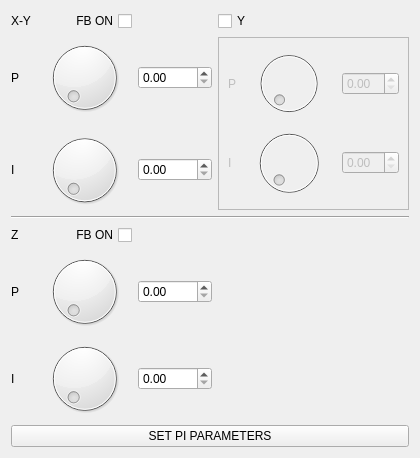
             <widget class="QWidget" name="piPage">
              <property name="geometry">
               <rect>
                <x>0</x>
                <y>0</y>
                <width>420</width>
                <height>458</height>
               </rect>
              </property>
              <attribute name="label">
               <string>PI controller parameters</string>
              </attribute>
              <layout class="QGridLayout" name="piGrid" columnstretch="1,9,7,18">
               <item row="7" column="1">
                <widget class="QDial" name="zIDial"/>
               </item>
               <item row="3" column="1">
                <widget class="QDial" name="xyIDial"/>
               </item>
               <item row="6" column="0">
                <widget class="QLabel" name="zPLab">
                 <property name="text">
                  <string>P</string>
                 </property>
                </widget>
               </item>
               <item row="1" column="3" rowspan="3">
                <widget class="QFrame" name="yPiFrame">
                 <property name="enabled">
                  <bool>false</bool>
                 </property>
                 <property name="frameShape">
                  <enum>QFrame::StyledPanel</enum>
                 </property>
                 <property name="frameShadow">
                  <enum>QFrame::Raised</enum>
                 </property>
                 <layout class="QGridLayout" name="yPiGrid">
                  <item row="0" column="1">
                   <widget class="QDial" name="yOptPDial"/>
                  </item>
                  <item row="0" column="0">
                   <widget class="QLabel" name="yOptPLab">
                    <property name="text">
                     <string>P</string>
                    </property>
                   </widget>
                  </item>
                  <item row="1" column="0">
                   <widget class="QLabel" name="yOptILab">
                    <property name="text">
                     <string>I</string>
                    </property>
                   </widget>
                  </item>
                  <item row="1" column="1">
                   <widget class="QDial" name="yOptIDial"/>
                  </item>
                  <item row="0" column="2">
                   <widget class="QDoubleSpinBox" name="yOptPNumDbl"/>
                  </item>
                  <item row="1" column="2">
                   <widget class="QDoubleSpinBox" name="yOptINumDbl"/>
                  </item>
                 </layout>
                </widget>
               </item>
               <item row="1" column="1">
                <widget class="QDial" name="xyPDial"/>
               </item>
               <item row="5" column="0">
                <widget class="QLabel" name="zLab">
                 <property name="text">
                  <string>Z</string>
                 </property>
                </widget>
               </item>
               <item row="3" column="2">
                <widget class="QDoubleSpinBox" name="xyINumDbl"/>
               </item>
               <item row="1" column="0">
                <widget class="QLabel" name="xyPLab">
                 <property name="text">
                  <string>P</string>
                 </property>
                </widget>
               </item>
               <item row="3" column="0">
                <widget class="QLabel" name="xyILab">
                 <property name="text">
                  <string>I</string>
                 </property>
                </widget>
               </item>
               <item row="5" column="1">
                <widget class="QCheckBox" name="zFbOnCheck">
                 <property name="layoutDirection">
                  <enum>Qt::RightToLeft</enum>
                 </property>
                 <property name="text">
                  <string>FB ON</string>
                 </property>
                </widget>
               </item>
               <item row="6" column="1">
                <widget class="QDial" name="zPDial"/>
               </item>
               <item row="6" column="2">
                <widget class="QDoubleSpinBox" name="zPNumDbl"/>
               </item>
               <item row="7" column="0">
                <widget class="QLabel" name="zILab">
                 <property name="text">
                  <string>I</string>
                 </property>
                </widget>
               </item>
               <item row="4" column="0" colspan="4">
                <widget class="Line" name="line_2">
                 <property name="orientation">
                  <enum>Qt::Horizontal</enum>
                 </property>
                </widget>
               </item>
               <item row="1" column="2">
                <widget class="QDoubleSpinBox" name="xyPNumDbl"/>
               </item>
               <item row="7" column="2">
                <widget class="QDoubleSpinBox" name="zINumDbl"/>
               </item>
               <item row="8" column="0" colspan="4">
                <widget class="QPushButton" name="setFbBtn">
                 <property name="text">
                  <string>SET PI PARAMETERS</string>
                 </property>
                </widget>
               </item>
               <item row="0" column="3">
                <widget class="QCheckBox" name="u">
                 <property name="text">
                  <string>Y</string>
                 </property>
                 <property name="checked">
                  <bool>false</bool>
                 </property>
                </widget>
               </item>
               <item row="0" column="1">
                <widget class="QCheckBox" name="xyFbOnCheck">
                 <property name="layoutDirection">
                  <enum>Qt::RightToLeft</enum>
                 </property>
                 <property name="text">
                  <string>FB ON</string>
                 </property>
                </widget>
               </item>
               <item row="0" column="0">
                <widget class="QLabel" name="xyLab">
                 <property name="text">
                  <string>X-Y</string>
                 </property>
                </widget>
               </item>
              </layout>
             </widget>
